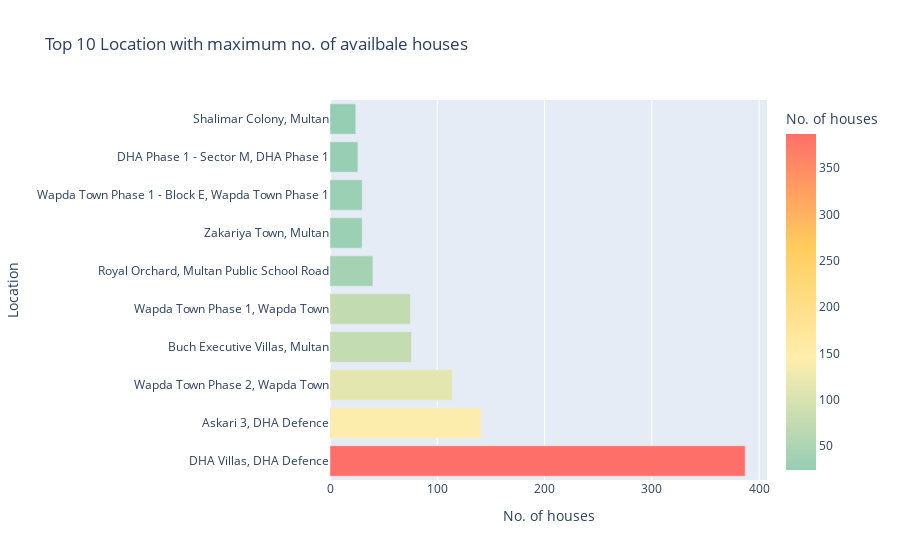

The cell this chart's notebook holds for it:
### Code cell
fig = px.bar(location, x=location.values, y=location.index, labels={'index':'Location', 'x':'No. of houses'},
             title="Top 10 Location with maximum no. of availbale houses",
            color = 'Location',  color_continuous_scale=["#96ceb4", "#ffeead", "#ffcc5c" ,"#ff6f69"])
fig.layout.coloraxis.colorbar.title = 'No. of houses'

fig.show()

### Figure 1 — Plotly figure (JSON) as saved in the notebook; plotly's stock layout.template omitted (floating-point values rounded to 4 significant figures)
{"data": [{"alignmentgroup": "True", "hovertemplate": "No. of houses=%{x}<br>Location=%{marker.color}<extra></extra>", "legendgroup": "", "marker": {"color": [387, 141, 114, 76, 75, 40, 30, 30, 26, 24], "coloraxis": "coloraxis", "pattern": {"shape": ""}}, "name": "", "offsetgroup": "", "orientation": "h", "showlegend": false, "textposition": "auto", "type": "bar", "x": [387, 141, 114, 76, 75, 40, 30, 30, 26, 24], "xaxis": "x", "y": ["DHA Villas, DHA Defence", "Askari 3, DHA Defence", "Wapda Town Phase 2, Wapda Town", "Buch Executive Villas, Multan", "Wapda Town Phase 1, Wapda Town", "Royal Orchard, Multan Public School Road", "Zakariya Town, Multan", "Wapda Town Phase 1 - Block E, Wapda Town Phase 1", "DHA Phase 1 - Sector M, DHA Phase 1", "Shalimar Colony, Multan"], "yaxis": "y"}], "layout": {"barmode": "relative", "coloraxis": {"colorbar": {"title": {"text": "No. of houses"}}, "colorscale": [[0, "#96ceb4"], [0.3333, "#ffeead"], [0.6667, "#ffcc5c"], [1, "#ff6f69"]]}, "legend": {"tracegroupgap": 0}, "title": {"text": "Top 10 Location with maximum no. of availbale houses"}, "xaxis": {"anchor": "y", "domain": [0, 1], "title": {"text": "No. of houses"}}, "yaxis": {"anchor": "x", "domain": [0, 1], "title": {"text": "Location"}}}}
